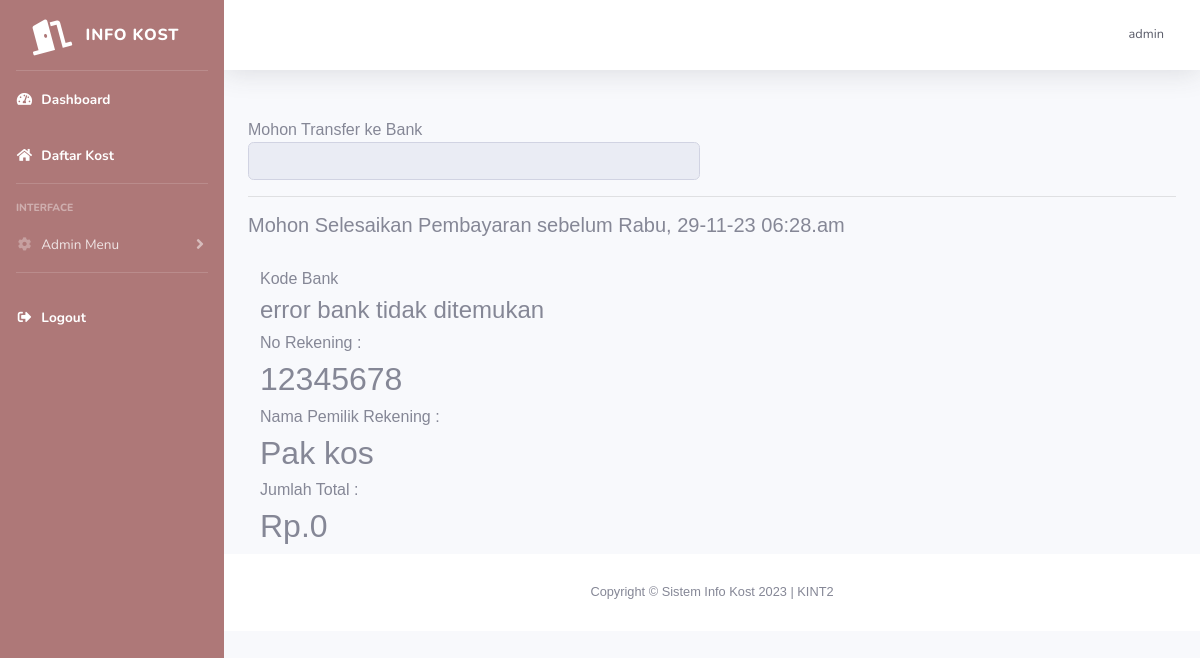
The app's page /kost/pembayaran.php (signed in), older data.
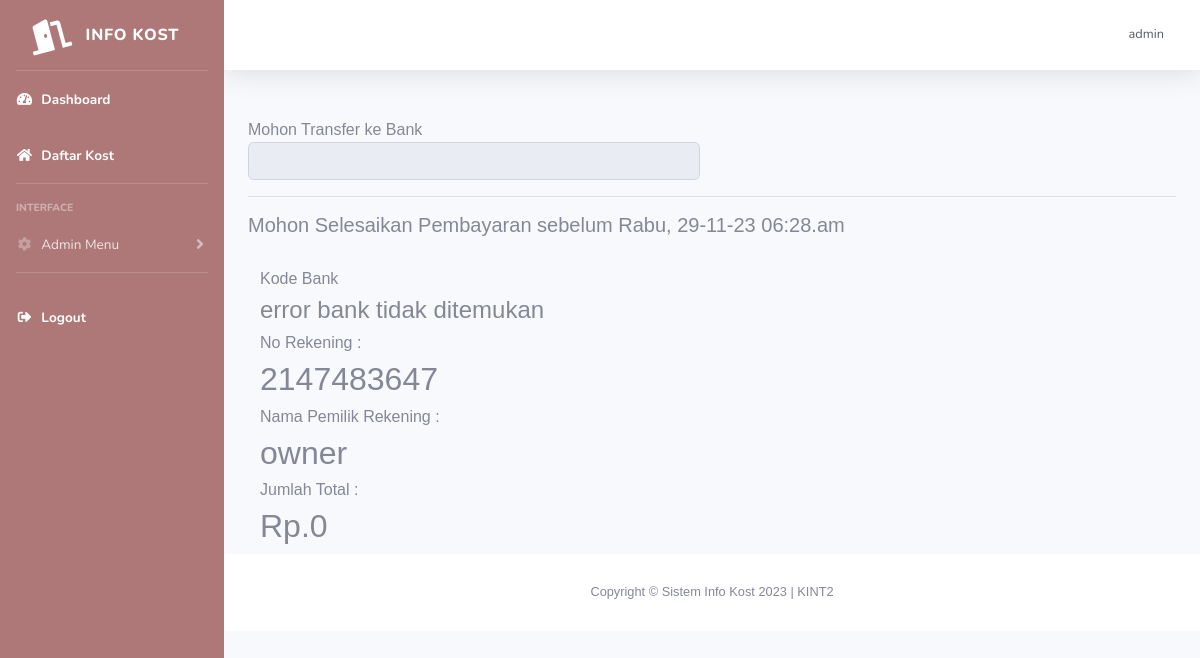
The same page, newer data.
### tables this page shows
CREATE TABLE `kost` (
  `id_kost` int(11) NOT NULL,
  `nama_kost` varchar(255) NOT NULL,
  `tipe_kost` varchar(255) NOT NULL,
  `jenis_kost` varchar(255) NOT NULL,
  `jumlah_kamar` int(11) NOT NULL,
  `tanggal_tagih` date NOT NULL,
  `nama_pemilik` text NOT NULL,
  `nama_bank` text NOT NULL,
  `no_rekening` int(11) NOT NULL,
  `foto_bangunan_utama` varchar(255) NOT NULL,
  `foto_kamar` varchar(255) NOT NULL,
  `foto_kamar_mandi` varchar(255) NOT NULL,
  `foto_interior` varchar(255) NOT NULL,
  `provinsi` varchar(25) NOT NULL,
  `kota` varchar(25) NOT NULL,
  `kecamatan` varchar(25) NOT NULL,
  `kelurahan` varchar(25) NOT NULL,
  `alamat` varchar(255) NOT NULL,
  `harga_sewa` int(11) NOT NULL,
  `kontak` varchar(255) NOT NULL,
  `deskripsi` text NOT NULL,
  `id_pemilik` int(11) NOT NULL,
  `fasilitas_kost` text NOT NULL
);

### kost/pembayaran.php (the view, shortened to what this page needs)
<?php
include "includes/header.php";
$biaya = $_POST['biaya'];
$query = "SELECT * FROM user JOIN kost on kost.id_pemilik=user.id";
$data = mysqli_query($koneksi, $query);
$d = mysqli_fetch_array($data);
?>
<div class="container">
    <div class="row">
        <div class="col">Mohon Transfer ke Bank <input disabled class="form-control" type="text" name="" id="" value="<?php echo $bank = $_POST['bank']; ?>"></div>
        <div class="col"></div>
    </div>
    <hr>
    <div class="row">
        <?php
        $hari = ['', 'Senin', 'Selasa', 'Rabu', 'Kamis', "Jum'at", 'Sabtu', 'Minggu'];
        ?>
        <div class="col">
            <h5>Mohon Selesaikan Pembayaran sebelum <?php echo $hari[date('N', strtotime('+' . 2 . 'day'))] . date(', d-m-y h:i.a ', strtotime('+' . 2 . 'day')) ?></h5>
        </div>
    </div>
    <br>
    <div class="row">
        <div class="container">
            <div class="row">
                <div class="col">
                    <h6>Kode Bank</h6>
                    <h4><?php
                        if ($bank == "Bank BNI") {
                            echo "009";
                        } else if ($bank == "Bank Rakyat Indonesia tbk") {
                            echo "002";
                        } else if ($bank == "Bank Mandiri") {
                            echo "008";
                        } elseif ($bank == "Bank BCA") {
                            echo "014";
                        } else if ($bank == "Bank Muamalat") {
                            echo "147";
                        } else {
                            echo "error bank tidak ditemukan";
                        }
                        ?></h4>
                </div>
            </div>
            <div class="row">
                <div class="col">
                    <h6> No Rekening :</h6>
                    <h2><?php echo $d['no_rekening']; ?></h2>
                </div>
            </div>
            <div class="row">
                <div class="col">
                    <h6>Nama Pemilik Rekening :</h6>
                    <h2> <?php echo $d['nama_pemilik'] ?></h2>
                </div>
            </div>
            <div class="row">
                <div class="col">
                    <h6>Jumlah Total :</h6>
                    <h2>Rp.<?php echo number_format($biaya, 0, ',', '.') ?></h2>
                </div>
            </div>
        </div>
    </div>
</div>
<?php
include "includes/footer.php";
?>

Row changes from the older to the newer data that the page shows:
removed kost: no_rekening "12345678", nama_pemilik "Pak kos"
added kost: no_rekening "2147483647", nama_pemilik "owner"
